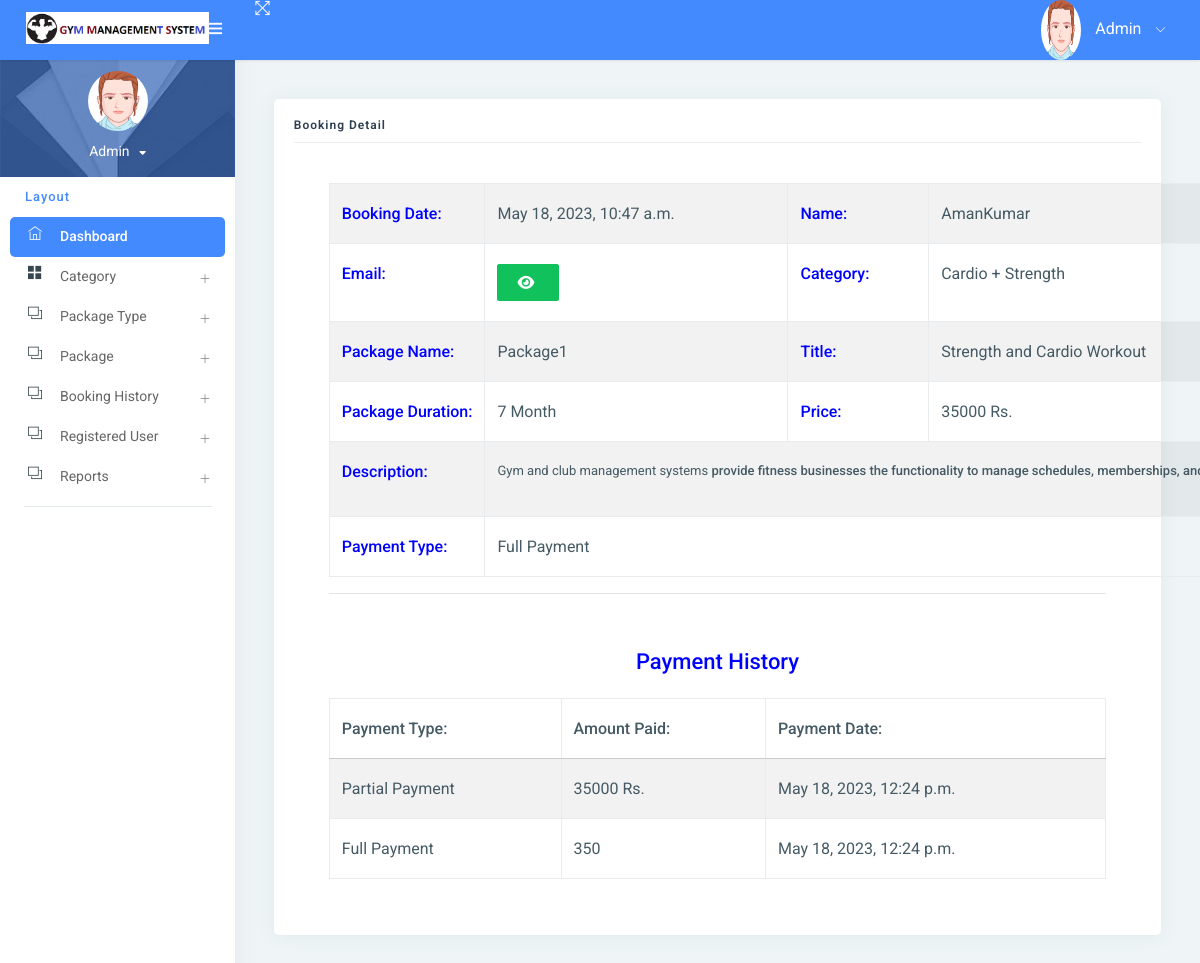
The page /booking_detail/1/ (signed in) on the database its author committed.
### gym/models.py (models this page shows, shortened)
class Booking(models.Model):
    package = models.ForeignKey(Package, on_delete=models.CASCADE, null=True, blank=True)
    register = models.ForeignKey(Signup, on_delete=models.CASCADE, null=True, blank=True)
    bookingnumber = models.CharField(max_length=100, null=True, blank=True)
    status = models.IntegerField(choices=STATUS, default=1)
    creationdate = models.DateTimeField(auto_now_add=True)

class Signup(models.Model):
    user = models.ForeignKey(User, on_delete=models.CASCADE, null=True)
    mobile = models.CharField(max_length=15, null=True)
    state = models.CharField(max_length=150, null=True)
    city = models.CharField(max_length=150, null=True)
    address = models.CharField(max_length=200, null=True)
    creationdate = models.DateTimeField(auto_now_add=True)

class Package(models.Model):
    category = models.ForeignKey(Category, on_delete=models.CASCADE, null=True)
    packagename = models.ForeignKey(Packagetype, on_delete=models.CASCADE, null=True)
    titlename = models.CharField(max_length=200, null=True)
    packageduration = models.CharField(max_length=50, null=True)
    price = models.CharField(max_length=200, null=True)
    description = models.CharField(max_length=200, null=True)
    creationdate = models.DateTimeField(auto_now_add=True)

class Category(models.Model):
    categoryname = models.CharField(max_length=200, null=True)
    status = models.CharField(max_length=300, null=True)
    creationdate = models.DateTimeField(auto_now_add=True)

class Packagetype(models.Model):
    category = models.ForeignKey(Category, on_delete=models.CASCADE, null=True)
    packagename = models.CharField(max_length=200, null=True)
    creationdate = models.DateTimeField(auto_now_add=True)
    def __str__(self):
        return self.packagename

class Paymenthistory(models.Model):
    user = models.ForeignKey(Signup, on_delete=models.CASCADE, null=True, blank=True)
    booking = models.ForeignKey(Booking, on_delete=models.CASCADE, null=True, blank=True)
    price = models.CharField(max_length=100, null=True, blank=True)
    status = models.IntegerField(choices=STATUS, default=1)
    creationdate = models.DateTimeField(auto_now_add=True)

### gym/views.py (the view, shortened to what this page needs)
# urls.py: path('booking_detail/<int:pid>/', booking_detail, name="booking_detail"),
def booking_detail(request, pid):
    data = Booking.objects.get(id=pid)
    payment = Paymenthistory.objects.filter(booking=data)
    if request.user.is_staff:
        return render(request, "admin/admin_booking_detail.html", locals())
    else:
        return render(request, "user_booking_detail.html", locals())

### gym/templates/admin/admin_booking_detail.html (shortened to what this page needs)
{% extends 'admin_base.html' %}
{% load static custom_tags %}
{% block main %}
<link rel="stylesheet" href="https://cdnjs.cloudflare.com/ajax/libs/font-awesome/6.2.0/css/all.min.css" />
<div class="pcoded-inner-content">
    <div class="main-body">
        <div class="page-wrapper">
            <div class="page-body">
                <div class="row">
                    <div class="col-sm-12">
                        <div class="card">
                            <div class="card-block">
                                <h4 class="sub-title">Booking Detail</h4>
                                <div class="card-body">
                                <div class="container">
                                    <table id="example1" class="table table-bordered table-striped">
                                        <tr>
                                            <th style="color:blue">Booking Date:</th>
                                            <td>{{data.creationdate}}</td>
                                            <th style="color:blue">Name:</th>
                                            <td>{{data.register.user.first_name}}{{data.register.user.last_name}}</td>
                                        </tr>
                                        <tr>
                                            <th style="color:blue">Email:</th>
                                            <td>
                                                <button type="button" class="btn btn-success" id="email-btn-{{forloop.counter}}" onclick="togglePassword('email-{{forloop.counter}}', this.id)"><i class="fa fa-eye"></i></button>
                                            </td>
                                            <th style="color:blue">Category:</th>
                                            <td>{{data.package.category.categoryname}}</td>
                                        </tr>
                                        <tr>
                                            <th style="color:blue">Package Name:</th>
                                            <td>{{data.package.packagename}}</td>
                                            <th style="color:blue">Title:</th>
                                            <td>{{data.package.titlename}}</td>
                                        </tr>
                                        <tr>
                                            <th style="color:blue">Package Duration:</th>
                                            <td>{{data.package.packageduration}}</td>
                                            <th style="color:blue">Price:</th>
                                            <td>{{data.package.price}} Rs.</td>
                                        </tr>
                                        <tr>
                                            <th style="color:blue">Description:</th>
                                            <td colspan="12">{{data.package.description|safe}}</td>
                                        </tr>
                                        <tr>
                                            <th style="color:blue">Payment Type:</th>
                                             <td colspan="12">{{data.get_status_display}}</td>
                                        </tr>
                                    </table>
                                    <hr>
                                    {% if data.status != "New" %}
                                    <table id="example6" class="table table-bordered table-striped">
                                        <div class="card-body">
                                            <tr>
                                                <center>
                                                    <h4 style="color:blue">Payment History</h4>
                                                </center>
                                            </tr>
                                            <table id="example5" class="table table-bordered table-striped">
                                                <thead>
                                                <tr>
                                                    <th>Payment Type:</th>
                                                    <th>Amount Paid:</th>
                                                    <th>Payment Date:</th>
                                                </tr>
                                                </thead>
                                                <tbody>
                                                {% for i in payment %}
                                                <tr>
                                                    <td>{{i.get_status_display}}</td>
                                                    <td>{{i.price}}</td>
                                                    <td>{{i.creationdate}}</td>
                                                </tr>
                                                {% endfor %}
                                                </tbody>
                                            </table>
                                        </div>
                                    </table>
                                    {% endif %}
                                </div>
                                </div>
                            </div>
                        </div>
                    </div>
                </div>
            </div>
        </div>
    </div>
</div>
{% endblock %}

### gym/templates/admin_base.html (shortened to what this page needs)
{% load static %}
<html lang="en">
<head>
    <link rel="stylesheet" href="{% static 'assets1/pages/waves/css/waves.min.css' %}" type="text/css" media="all">
    <link rel="stylesheet" type="text/css" href="{% static 'assets1/css/bootstrap/css/bootstrap.min.css' %}">
    <link rel="stylesheet" href="{% static 'assets1/pages/waves/css/waves.min.css' %}" type="text/css" media="all">
    <link rel="stylesheet" type="text/css" href="{% static 'assets1/icon/themify-icons/themify-icons.css' %}">
    <link rel="stylesheet" type="text/css" href="{% static 'assets1/icon/font-awesome/css/font-awesome.min.css' %}">
    <link rel="stylesheet" type="text/css" href="{% static 'assets1/css/jquery.mCustomScrollbar.css' %}">
    <link rel="stylesheet" href="https://www.amcharts.com/lib/3/plugins/export/export.css" type="text/css" media="all"/>
    <link rel="stylesheet" type="text/css" href="{% static 'assets1/css/style.css' %}">
</head>
<body>
<div id="pcoded" class="pcoded">
    <div class="pcoded-container navbar-wrapper">
        <nav class="navbar header-navbar pcoded-header">
            <div class="navbar-wrapper">
                <div class="navbar-logo">
                    <a class="mobile-menu waves-effect waves-light" id="mobile-collapse" href="#!">
                        <i class="ti-menu"></i>
                    </a>
                    <a href="{% url 'admin_home' %}">
                        <img class="img-fluid" src="{% static 'assets1/images/logo.png' %}" alt="Theme-Logo"
                             style="width:85%">
                    </a>
                </div>
                <div class="navbar-container container-fluid">
                    <ul class="nav-left">
                        <li>
                            <a href="#!" onclick="javascript:toggleFullScreen()" class="waves-effect waves-light">
                                <i class="ti-fullscreen"></i>
                            </a>
                        </li>
                    </ul>
                    <ul class="nav-right">
                        <li class="user-profile header-notification">
                            <a href="#!" class="waves-effect waves-light">
                                <img src="{% static 'assets1/images/avatar-1.png' %}" class="img-radius"
                                     alt="">
                                <span>Admin</span>
                                <i class="ti-angle-down"></i>
                            </a>
                        </li>
                    </ul>
                </div>
            </div>
        </nav>
        <div class="pcoded-main-container">
            <div class="pcoded-wrapper">
                <nav class="pcoded-navbar">
                    <div class="pcoded-inner-navbar main-menu">
                        <div class="">
                            <div class="main-menu-header">
                                <img class="img-80 img-radius" src="{% static 'assets1/images/avatar-1.png' %}"
                                     alt="">
                                <div class="user-details">
                                    <span id="more-details">Admin<i class="fa fa-caret-down"></i></span>
                                </div>
                            </div>
                        </div>
                        <div class="pcoded-navigation-label" data-i18n="nav.category.navigation">Layout</div>
                        <ul class="pcoded-item pcoded-left-item">
                            <li class="active">
                                <a href="{% url 'admin_home' %}" class="waves-effect waves-dark">
                                    <span class="pcoded-micon"><i class="ti-home"></i><b>D</b></span>
                                    <span class="pcoded-mtext" data-i18n="nav.dash.main">Dashboard</span>
                                </a>
                            </li>
                            <li class="pcoded-hasmenu">
                                <a href="javascript:void(0)" class="waves-effect waves-dark">
                                    <span class="pcoded-micon"><i class="ti-layout-grid2-alt"></i></span>
                                    <span class="pcoded-mtext" data-i18n="nav.basic-components.main">Category</span>
                                </a>
                            </li>
                            <li class="pcoded-hasmenu">
                                <a href="javascript:void(0)" class="waves-effect waves-dark">
                                    <span class="pcoded-micon"><i class="ti-layers"></i></span>
                                    <span class="pcoded-mtext"
                                          data-i18n="nav.basic-components.main">Package Type </span>
                                </a>
                            </li>
                            <li class="pcoded-hasmenu">
                                <a href="javascript:void(0)" class="waves-effect waves-dark">
                                    <span class="pcoded-micon"><i class="ti-layers"></i></span>
                                    <span class="pcoded-mtext"
                                          data-i18n="nav.basic-components.main"> Package</span>
                                </a>
                            </li>
                            <li class="pcoded-hasmenu">
                                <a href="javascript:void(0)" class="waves-effect waves-dark">
                                    <span class="pcoded-micon"><i class="ti-layers"></i></span>
                                    <span class="pcoded-mtext"
                                          data-i18n="nav.basic-components.main">Booking History</span>
                                </a>
                            </li>
                               <li class="pcoded-hasmenu">
                                <a href="javascript:void(0)" class="waves-effect waves-dark">
                                    <span class="pcoded-micon"><i class="ti-layers"></i></span>
                                    <span class="pcoded-mtext"
                                          data-i18n="nav.basic-components.main"> Registered User</span>
                                </a>
                            </li>
                            <li class="pcoded-hasmenu">
                                <a href="javascript:void(0)" class="waves-effect waves-dark">
                                    <span class="pcoded-micon"><i class="ti-layers"></i></span>
                                    <span class="pcoded-mtext"
                                          data-i18n="nav.basic-components.main">Reports</span>
                                </a>
                            </li>
                        </ul>
                    </div>
                </nav>
                <div class="pcoded-content">
                    {% block main %}
                    {% endblock %}
                </div>
            </div>
        </div>
    </div>
</div>
</body>
</html>

### gym/templates/admin/admin_booking_detail.html (style rules this page uses)
img { width: 60px; height: 60px; }
td { padding:0px; }

### rows shown on the page
Booking: creationdate "May 18, 2023, 10:47 a.m.", register.user.first_name "Aman", register.user.last_name "Kumar", package.category.categoryname "Cardio + Strength", package.packagename "Package1", package.titlename "Strength and Cardio Workout", package.packageduration "7 Month", package.price "35000", package.description "Gym and club management systems provide fitness businesses the functionality to manage schedules, memberships,…", status "Full Payment"
Paymenthistory: status "Partial Payment", price "35000 Rs.", creationdate "May 18, 2023, 12:24 p.m."
Paymenthistory: status "Full Payment", price "350", creationdate "May 18, 2023, 12:24 p.m."
